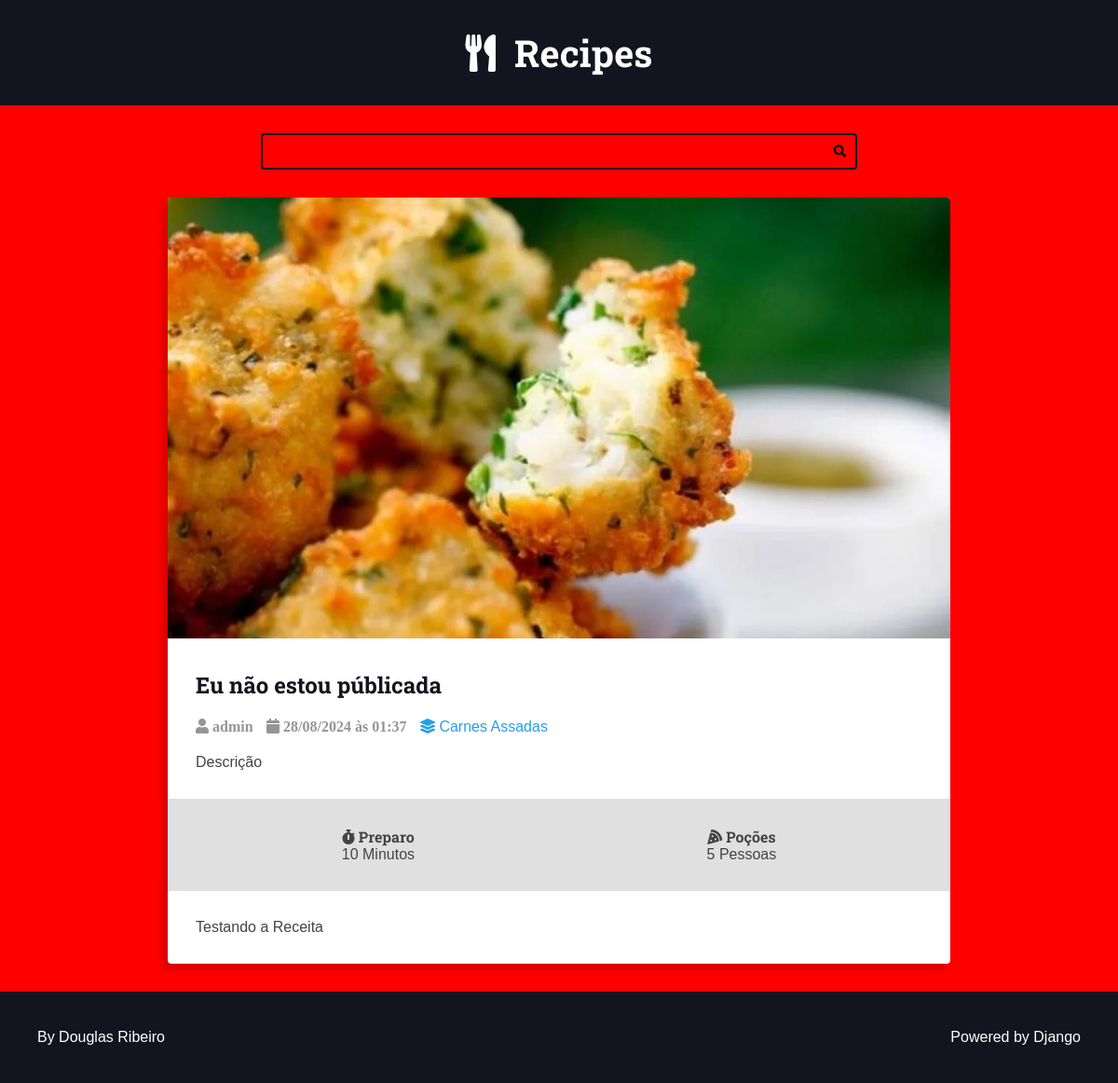
The app's page /recipes/3/ with its own data.
### recipes/models.py (models this page shows, shortened)
class Recipe(models.Model):
    title = models.CharField(max_length=65)
    description = models.CharField(max_length=165)
    slug = models.SlugField()
    preparation_time = models.IntegerField()
    preparation_time_unit = models.CharField(max_length=165)
    servings = models.IntegerField()
    servings_unit = models.CharField(max_length=165)
    preparation_steps = models.TextField()
    preparation_steps_is_html = models.BooleanField(default=False)
    created_at = models.DateTimeField(auto_now_add=True)
    updated_at = models.DateTimeField(auto_now=True)
    is_published = models.BooleanField(default=False)
    cover = models.ImageField(upload_to='recipes/covers/%Y/%m/%d/', blank=True, default='')
    category = models.ForeignKey(Category,on_delete=models.SET_NULL, null=True,  blank=True, default=None,)
    author = models.ForeignKey(User, on_delete=models.SET_NULL, null=True)

class Category(models.Model):
    name = models.CharField(max_length=65)

### recipes/views.py (the view)
# urls.py: path('recipes/<int:id>/', views.recipe, name='recipe'),
def recipe(request, id):
    return render(request, 'recipes/pages/recipe-view.html', context={
        'recipe': Recipe.objects.get(id=id),
        'is_detail_page': True,
    })

### recipes/templates/recipes/pages/recipe-view.html (shortened to what this page needs)
{% extends "global/base.html" %}
{% block content %}
    <div class="main-content main-content-detail container">
        {% include "recipes/partials/recipe.html" %}
    </div>
{% endblock content %}

### recipes/templates/recipes/partials/recipe.html (shortened to what this page needs)
<div class="recipe recipe-list-item">
    {% if recipe.cover %}
        <div class="recipe-cover">
            <a href="{% url 'recipes:recipe' recipe.id %}">
                <img src="{{recipe.cover.url}}" alt="Temporário">
            </a>
    {% endif %}
    </div>
    <div class="recipe-title-container">
        <h2 class="recipe-title">
            <a href="{% url 'recipes:recipe' recipe.id %}">
                {{ recipe.title }}
            </a>
        </h2>
    </div>
    <div class="recipe-author">
        <span class="recipe-author-item">
            <i class="fas fa-user">
                {% if recipe.author.first_name %}
                    {{ recipe.author.first_name }} {{ recipe.author.last_name}}
                {% else %}
                    {{ recipe.author.username }}
                {% endif %}
            </i>
        </span>
        <span class="recipe-author-item">
            <i class="fas fa-calendar alt">
                {{recipe.created_at|date:"d/m/Y"}} às {{recipe.created_at|date:"H:i"}}
            </i>
        </span>
        {% if  recipe.category is not None %}
            <span class="recipe-author-item">
                <a href="{% url 'recipes:category' recipe.category.id %}">
                    <i class="fas fa-layer-group"></i>
                    <span>{{recipe.category.name}}</span>
                </a>
            </span>
        {% endif %}
    </div>
    <div class="recipe-content">
        <p>{{recipe.description}}</p>
    </div>
    <div class="recipe-meta-container">
        <div class="recipe-meta recipe-preparation">
            <h3 class="recipe-meta-title">
                <i class="fas fa-stopwatch"></i> Preparo</h3>
            <div class="recipe-meta-text">
                {{recipe.preparation_time}} {{recipe.preparation_time_unit}}
            </div>
        </div>
        <div class="recipe-meta recipe-servings">
            <h3 class="recipe-meta-title"><i class="fas fa-pizza-slice"></i> Poções </h3>
            <div class="recipe-meta-text">
                {{recipe.servings}} {{recipe.servings_unit}}
            </div>
        </div>
    </div>
    {% if is_detail_page is True %}
        <div class="preparetion-steps">
            {{ recipe.preparation_steps|linebreaksbr }}
        </div>
    {% endif %}
</div>

### recipes/static/recipes/css/styles.css (style rules this page uses)
:root { --color-primary: #269fe6; --color-primary-hover: #2086c2; --color-primary-dark: #13141f; --color-primary-dark-hover: #212336; --color-primary-light: #d4ecfa; --color-primary-light-hover: #bdd8e7; --color-white: #fff; --color-black: #000; --color-dark-text: #444; --color-info-light: #cce5ff; --color-debug-light: #cce5ff; --color-success-light: #d4edda; --color-alert-light: #fff3cd; --color-warning-light: #fff3cd; --color-error-light: #f8d7da; --color-info-dark: #4d86c4; --color-debug-dark: #4d86c4; --color-success-dark: #4a9c5d; --color-alert-dark: #927f40; --color-warning-dark: #927f40; --color-error-dark: #da525d; --color-gray-0: #f9f9f9; --color-gray-1: #e0e0e0; --color-gray-2: #c7c7c7; --color-gray-3: #aeaeae; --color-gray-4: #959595; --color-gray-5: #7d7d7d; --color-gray-6: #646464; --color-gray-7: #4b4b4b; --color-gray-8: #323232; --color-gray-9: #191919; --font-primary: sans-serif; --font-headings: 'Roboto Slab', serif; --spacing-gutter-medium: 3rem; --spacing-gutter-large: 4rem; }
* { padding: 0; margin: 0; box-sizing: border-box; }
html { font-size: 62.5%; }
body { font-size: 1.6rem; font-family: var(--font-primary); background: var(--color-gray-1); color: var(--color-dark-text); }
h1,h2,h3,h4,h5,h6 { font-family: var(--font-headings); }
.container { max-width: 144rem; margin: 0 auto; padding: var(--spacing-gutter-medium); }
.main-content { padding-top: 0; }
.recipe { background: var(--color-white); box-shadow: -5px 5px 10px rgba(0,0,0,0.2); transform: scale(1); transition: all 300ms ease-in-out; border-radius: 0.4rem; overflow: hidden; }
.recipe img { max-width: 100%; }
.recipe-list-item { max-width: 64rem; height: fit-content; }
.recipe-title-container { padding: var(--spacing-gutter-medium); padding-bottom: 2rem; }
.recipe-title-container a { text-decoration: none; color: var(--color-primary-dark); }
.recipe-author { padding: 0 var(--spacing-gutter-medium); }
.recipe-content { padding: var(--spacing-gutter-medium); padding-top: 2rem; }
.recipe-author-item { color: var(--color-gray-4); margin-right: 1rem; }
.recipe-author a { color: var(--color-primary); transition: all 300ms ease-in-out; text-decoration: none; }
.recipe-meta-container { display: flex; flex-flow: row wrap; padding: var(--spacing-gutter-medium); background: var(--color-gray-1); }
.recipe-meta { display: flex; flex-flow: column nowrap; flex-shrink: 1; flex-grow: 1; text-align: center; }
.recipe-meta-title { font-family: var(--font-headings); font-size: 1.6rem; margin: 0; }
.main-content-detail .recipe-list-item { max-width: 84rem; margin: 0 auto; }
.preparetion-steps { padding: var(--spacing-gutter-medium); }

### recipes/base_static/global/css/global-style.css (style rules this page uses)
body { background: red; }

### records on screen
Recipe: cover (picture), title "Eu não estou públicada", author.username "admin", created_at "28/08/2024", created_at "01:37", category.name "Carnes Assadas", description "Descrição", preparation_time "10", preparation_time_unit "Minutos", servings "5", servings_unit "Pessoas", preparation_steps "Testando a Receita"
